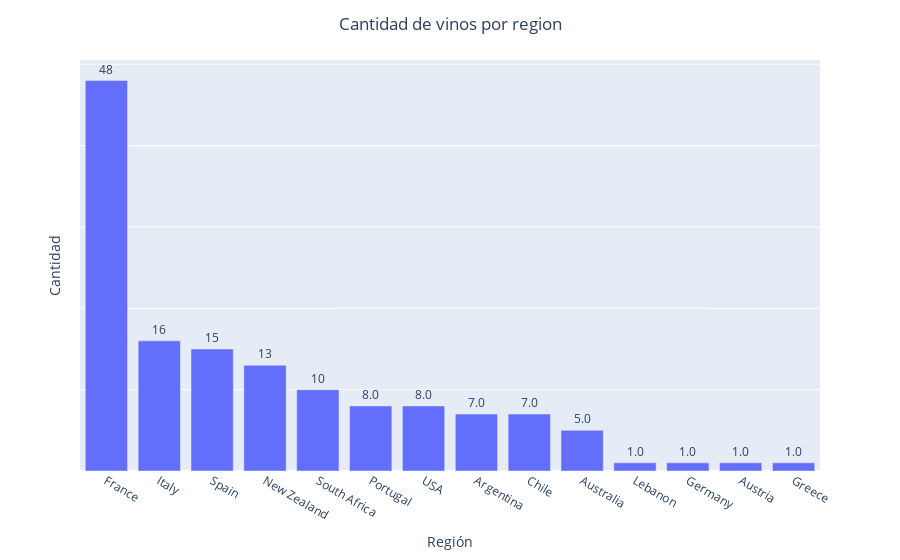

Notebook cell for this chart:
### Code cell
#Wines distribution per Region
region_counts = df['Region'].value_counts().reset_index()
region_counts.columns = ['Región', 'Cantidad']

fig = px.bar(region_counts, x='Región', y='Cantidad')
fig.update_traces(texttemplate='%{y:.2s}', textposition='outside')
fig.update_yaxes(showticklabels=False)  # Aquí se ocultan las etiquetas del eje y
fig.update_layout(title_text='Cantidad de vinos por region', title_x=0.5)
fig.show()

### Figure 1 — Plotly figure (JSON) as saved in the notebook; plotly's stock layout.template omitted (floating-point values rounded to 4 significant figures)
{"data": [{"alignmentgroup": "True", "hovertemplate": "Región=%{x}<br>Cantidad=%{y}<extra></extra>", "legendgroup": "", "marker": {"color": "#636efa", "pattern": {"shape": ""}}, "name": "", "offsetgroup": "", "orientation": "v", "showlegend": false, "textposition": "outside", "texttemplate": "%{y:.2s}", "type": "bar", "x": ["France", "Italy", "Spain", "New Zealand", "South Africa", "Portugal", "USA", "Argentina", "Chile", "Australia", "Lebanon", "Germany", "Austria", "Greece"], "xaxis": "x", "y": [48, 16, 15, 13, 10, 8, 8, 7, 7, 5, 1, 1, 1, 1], "yaxis": "y"}], "layout": {"barmode": "relative", "legend": {"tracegroupgap": 0}, "margin": {"t": 60}, "title": {"text": "Cantidad de vinos por region", "x": 0.5}, "xaxis": {"anchor": "y", "domain": [0, 1], "title": {"text": "Región"}}, "yaxis": {"anchor": "x", "domain": [0, 1], "showticklabels": false, "title": {"text": "Cantidad"}}}}
